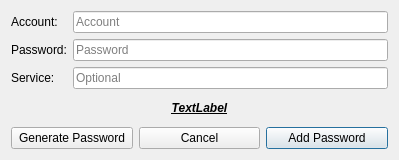
<?xml version="1.0" encoding="UTF-8"?>
<ui version="4.0">
 <class>PasswordManager_AddPassword</class>
 <widget class="QDialog" name="PasswordManager_AddPassword">
  <property name="geometry">
   <rect>
    <x>0</x>
    <y>0</y>
    <width>399</width>
    <height>160</height>
   </rect>
  </property>
  <property name="windowTitle">
   <string>Dialog</string>
  </property>
  <layout class="QVBoxLayout" name="verticalLayout">
   <item>
    <layout class="QFormLayout" name="formLayout">
     <item row="0" column="0">
      <widget class="QLabel" name="label_2">
       <property name="text">
        <string>Account:</string>
       </property>
      </widget>
     </item>
     <item row="0" column="1">
      <widget class="QLineEdit" name="lineEdit_AccountName">
       <property name="placeholderText">
        <string>Account</string>
       </property>
      </widget>
     </item>
     <item row="1" column="0">
      <widget class="QLabel" name="label">
       <property name="text">
        <string>Password:</string>
       </property>
      </widget>
     </item>
     <item row="1" column="1">
      <widget class="QLineEdit" name="lineEdit_Password">
       <property name="placeholderText">
        <string>Password</string>
       </property>
      </widget>
     </item>
     <item row="2" column="0">
      <widget class="QLabel" name="label_3">
       <property name="text">
        <string>Service:</string>
       </property>
      </widget>
     </item>
     <item row="2" column="1">
      <widget class="QLineEdit" name="lineEdit_Service">
       <property name="placeholderText">
        <string>Optional</string>
       </property>
      </widget>
     </item>
    </layout>
   </item>
   <item>
    <widget class="QLabel" name="label_ErrorDisplay">
     <property name="font">
      <font>
       <italic>true</italic>
       <bold>true</bold>
       <underline>true</underline>
      </font>
     </property>
     <property name="text">
      <string>TextLabel</string>
     </property>
     <property name="alignment">
      <set>Qt::AlignCenter</set>
     </property>
    </widget>
   </item>
   <item>
    <layout class="QHBoxLayout" name="horizontalLayout">
     <item>
      <widget class="QPushButton" name="pushButton_GenPassword">
       <property name="text">
        <string>Generate Password</string>
       </property>
      </widget>
     </item>
     <item>
      <widget class="QPushButton" name="pushButton_Cancel">
       <property name="text">
        <string>Cancel</string>
       </property>
       <property name="autoDefault">
        <bool>false</bool>
       </property>
      </widget>
     </item>
     <item>
      <widget class="QPushButton" name="pushButton_AddPW">
       <property name="text">
        <string>Add Password</string>
       </property>
       <property name="default">
        <bool>true</bool>
       </property>
      </widget>
     </item>
    </layout>
   </item>
  </layout>
 </widget>
 <resources/>
 <connections/>
</ui>
